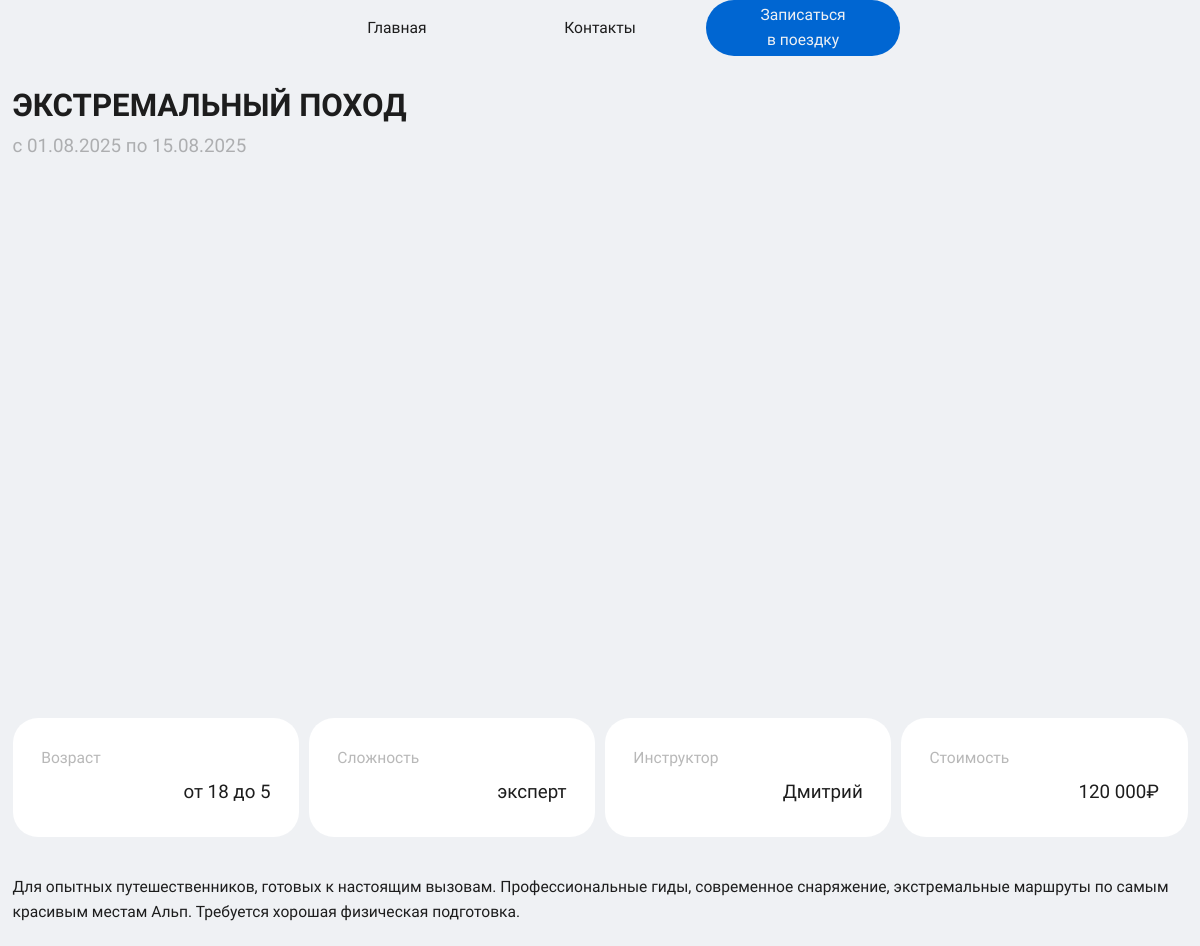
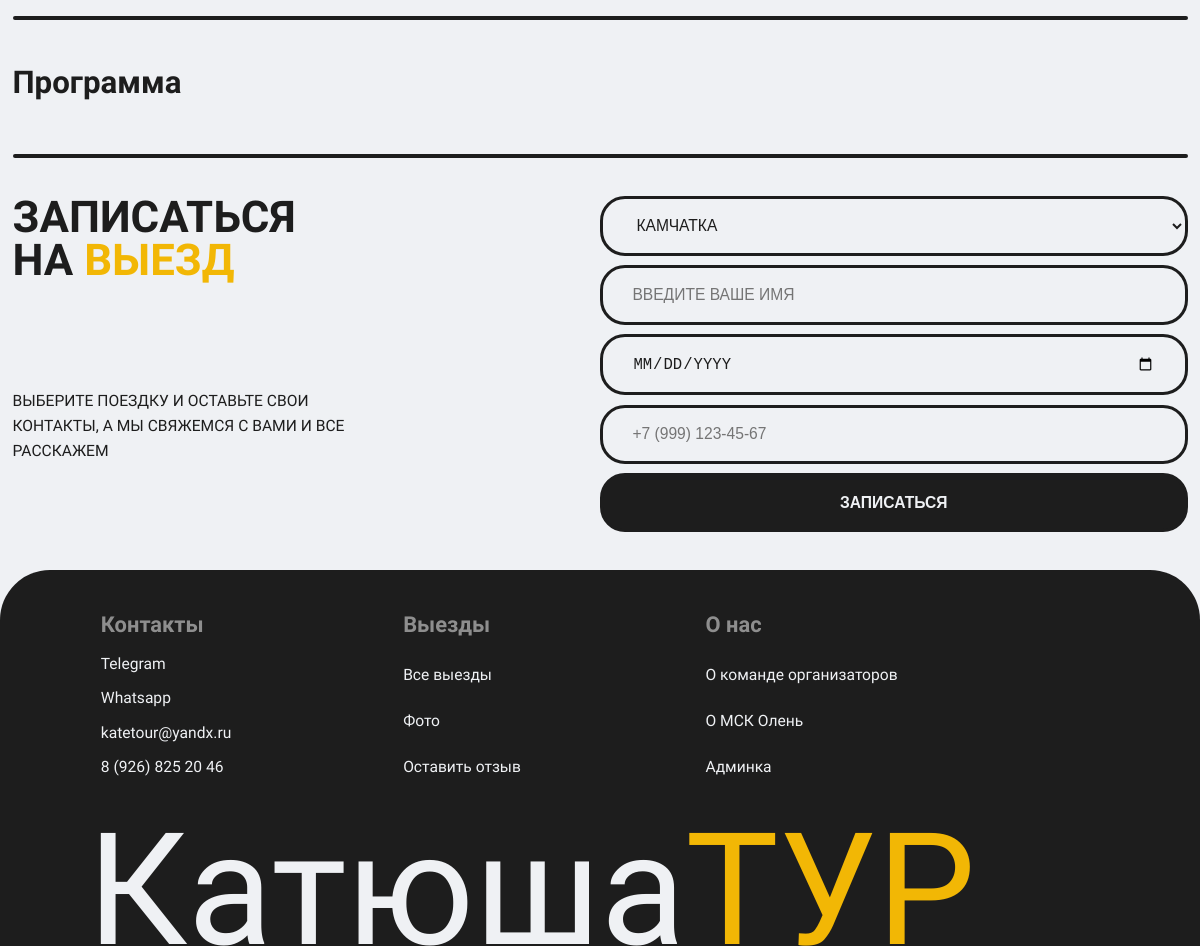
The app's page /trip.php?id=4 with its own data (2 pictures, top to bottom).
### tables this page shows
CREATE TABLE `tours` (
  `id` int NOT NULL,
  `short_title` varchar(150) NOT NULL COMMENT 'Короткое название',
  `full_title` varchar(255) DEFAULT NULL COMMENT 'Полное название (опционально)',
  `full_description` longtext COMMENT 'Полное описание',
  `age` varchar(10) NOT NULL,
  `price` decimal(10,2) NOT NULL DEFAULT '0.00' COMMENT 'Стоимость',
  `start_date` date NOT NULL COMMENT 'Дата начала',
  `end_date` date NOT NULL COMMENT 'Дата окончания',
  `instructor_name` varchar(100) DEFAULT NULL COMMENT 'Имя инструктора (можно дублировать или оставить только ссылку)',
  `difficulty` enum('легкий','средний','сложный','эксперт') DEFAULT 'средний' COMMENT 'Сложность',
  `max_participants` int DEFAULT '20' COMMENT 'Максимальное количество участников',
  `is_active` tinyint(1) DEFAULT '1' COMMENT 'Активный/неактивный тур',
  `created_at` timestamp NULL DEFAULT CURRENT_TIMESTAMP,
  `updated_at` timestamp NULL DEFAULT CURRENT_TIMESTAMP ON UPDATE CURRENT_TIMESTAMP
);

### trip.php (the view, shortened to what this page needs)
<?php
include "lib/db.php";
$tour_id = isset($_GET['id']) ? intval($_GET['id']) : 1;
$stmt = $pdo->prepare("SELECT * FROM tours WHERE id = ?");
$stmt->execute([$tour_id]);
$tour = $stmt->fetch(PDO::FETCH_ASSOC);
?>
<!DOCTYPE html>
<html lang="ru">
<head>
    <link rel="stylesheet" href="styles/css/trip.css">
</head>
<body>
    <?php include("blocks/header.php") ?>
    <main>
        <section class="title">
            <h2 class="name__tour"><?php echo htmlspecialchars($tour['short_title']); ?></h2>
            <p class="date__tour">с <?php echo date('d.m.Y', strtotime($tour['start_date'])); ?> по <?php echo date('d.m.Y', strtotime($tour['end_date'])); ?></p>
        </section>
        <section class="photo-gallery">
        </section>
        <section class="blocks">
            <div class="blocks__item">
                <p>Возраст</p>
                <p><?php echo htmlspecialchars($tour['age']); ?></p>
            </div>
            <div class="blocks__item">
                <p>Сложность</p>
                <p><?php echo htmlspecialchars(ucfirst($tour['difficulty'])); ?></p>
            </div>
            <div class="blocks__item">
                <p>Инструктор</p>
                <p><?php echo htmlspecialchars($tour['instructor_name'] ?: 'Не указан'); ?></p>
            </div>
            <div class="blocks__item">
                <p>Стоимость</p>
                <p><?php echo number_format($tour['price'], 0, '.', ' '); ?>₽</p>
            </div>
        </section>
        <p class="deskription">
            <?php echo nl2br(htmlspecialchars($tour['full_description'])); ?>
        </p>
        <hr>
        <section class="program">
            <h3>Программа</h3>
        </section>
        <hr>
        <?php include("blocks/form.php") ?>
    </main>
    <?php include("blocks/footer.php") ?>
</body>
</html>

### styles/css/trip.css (style rules this page uses)
* { margin: 0; padding: 0; }
html { font-size: 0.0520833333vw; scroll-behavior: smooth; }
h2 { text-transform: uppercase; }
body { font-family: "Golos Text"; margin: 0; padding: 0; color: #1d1d1d; background-color: #eff1f4; line-height: 1.6; }
hr { width: 100%; height: 6rem; margin: 60rem 0; border: none; border-radius: 5px; background-color: #1d1d1d; }
main { margin-left: 20rem; margin-right: 20rem; }
.title { width: 100%; height: auto; padding-top: 130rem; margin-bottom: 30rem; }
.title h2 { font-size: 50rem; color: #1d1d1d; }
.title p { font-size: 30rem; color: rgba(29, 29, 29, 0.3137254902); }
.photo-gallery { display: grid; grid-template-columns: repeat(12, 1fr); grid-template-rows: repeat(2, minmax(200px, auto)); gap: 15rem; min-height: 500px; max-width: 100%; margin: 0 auto; }
.blocks { width: 100%; height: auto; display: grid; grid-template-columns: repeat(4, 1fr); gap: 15rem; margin: 60rem 0; }
.blocks div { background-color: white; border-radius: 25px; padding: 10%; width: 100%; box-sizing: border-box; }
.blocks div p { width: 100%; min-height: 50rem; }
.blocks div p:nth-child(1) { text-align: start; font-size: 25rem; color: rgba(29, 29, 29, 0.3137254902); }
.blocks div p:nth-child(2) { text-align: end; font-size: 30rem; color: #1d1d1d; }
.deskription { width: 100%; height: auto; color: #1d1d1d; font-size: 25rem; }
.program { width: 100%; height: auto; display: flex; flex-direction: column; gap: 15rem; }
.program h3 { font-size: 50rem; color: #1d1d1d; margin-bottom: 15rem; }

### records on screen
tours: short_title "ЭКСТРЕМАЛЬНЫЙ ПОХОД", start_date "01.08.2025", end_date "15.08.2025", age "от 18 до 5", difficulty "эксперт", instructor_name "Дмитрий", price "120 000", full_description "Для опытных путешественников, готовых к настоящим вызовам. Профессиональные гиды, современное снаряжение, экстремальные маршруты по самым красивым местам Альп. Требуется хорошая физическая подготовка."
